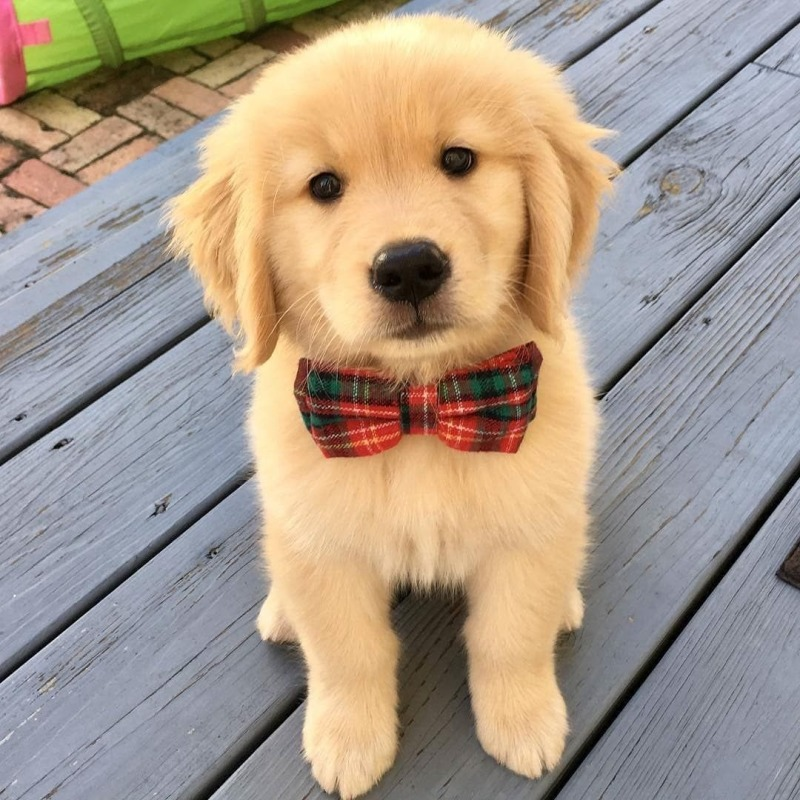
#> input picture dog3.jpg, 800 x 800 px
$ jupyter execute task04.ipynb
#> lines starting #> are read from the running program, lines starting #| are printed output that depends on the picture
<a href="https://colab.research.google.com/github/Vijaysahu454/LGM-VIP-TASK04-BL/blob/vijay/task04.ipynb" target="_parent"></a>

#**LGM VIRTUAL INTERNSHIP PROGRAM**

**BEGINNER LEVEL TASK 04-CONVERT AN IMAGE TO PENCIL SKETCH**

**DOMAIN-DATA SCIENCE**

**BY-VIJAY SAHU**

[cell 1]
import cv2
from google.colab.patches import cv2_imshow

read the original image

[cell 2]
image = cv2.imread("dog3.jpg")
#> image is the input picture: shape (800, 800, 3); mean B, G, R 138, 153, 167.6

[cell 3]
cv2_imshow(image)

CONVERT RBG IMAGE TO GREY SCALE

[cell 4]
grey_img = cv2.cvtColor(image,cv2.COLOR_BGR2GRAY)
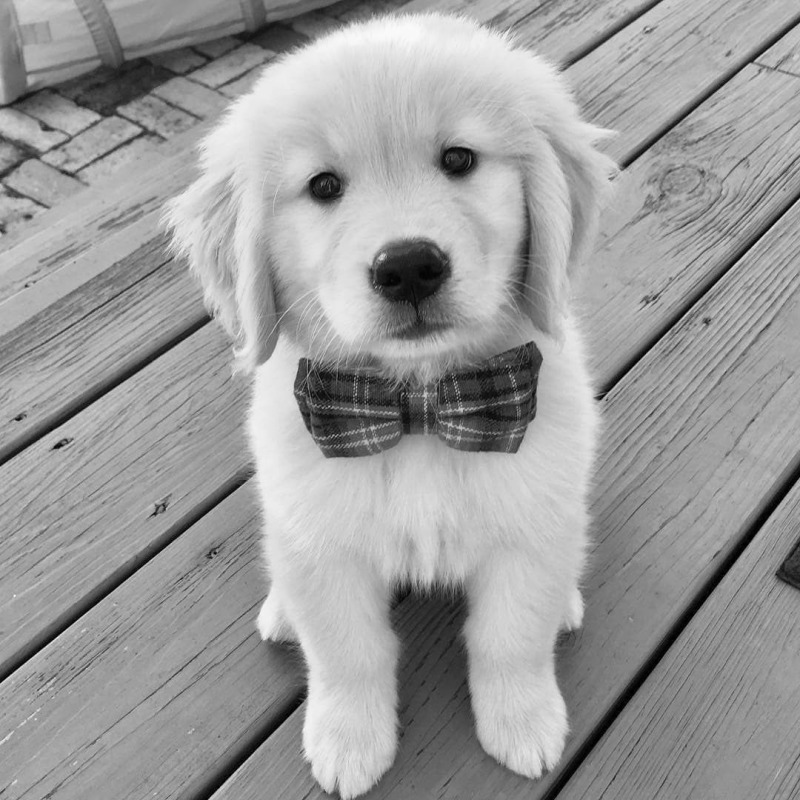
#> grey_img: shape (800, 800); min 0, max 250, mean 155.7

[cell 5]
cv2_imshow(grey_img)

INVERT THE GREYSCALE IMAGE

[cell 6]
invert = cv2.bitwise_not(grey_img)
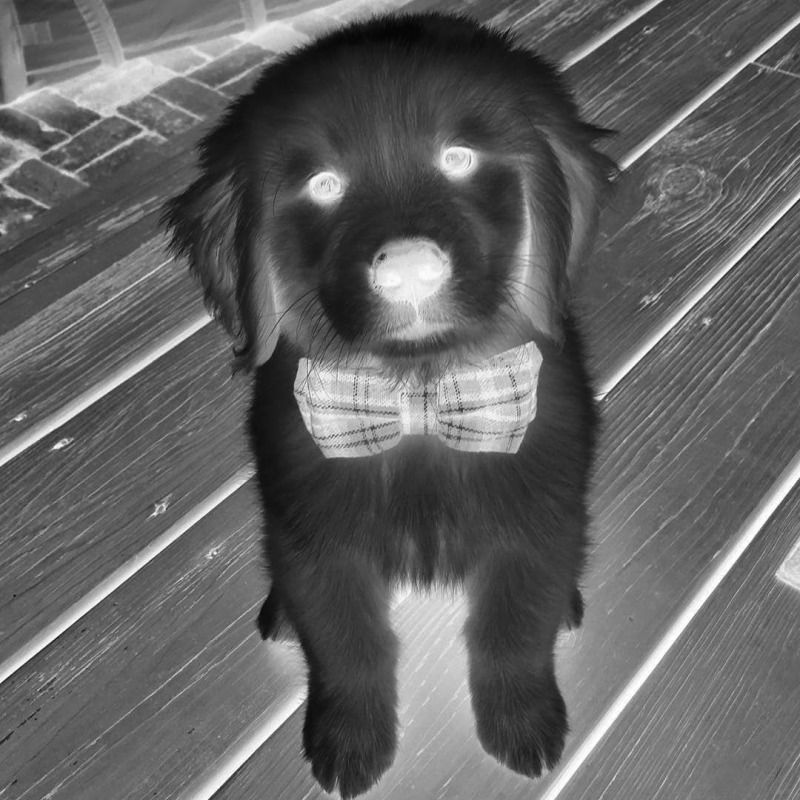
#> invert: shape (800, 800); min 5, max 255, mean 99.3

[cell 7]
cv2_imshow(invert)

apply gaussian blur

[cell 8]
blur = cv2.GaussianBlur(invert,(21,21),0)
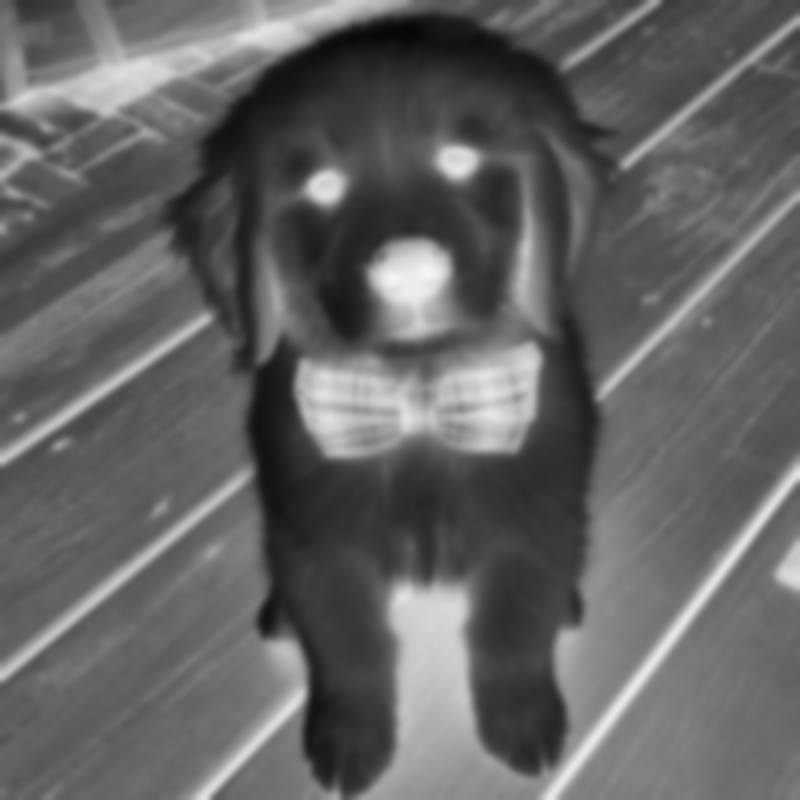
#> blur: shape (800, 800); min 7, max 246, mean 99.3

[cell 9]
cv2_imshow(blur)

BLEND THE IMAGE

[cell 10]
invertedblur = cv2.bitwise_not(blur)
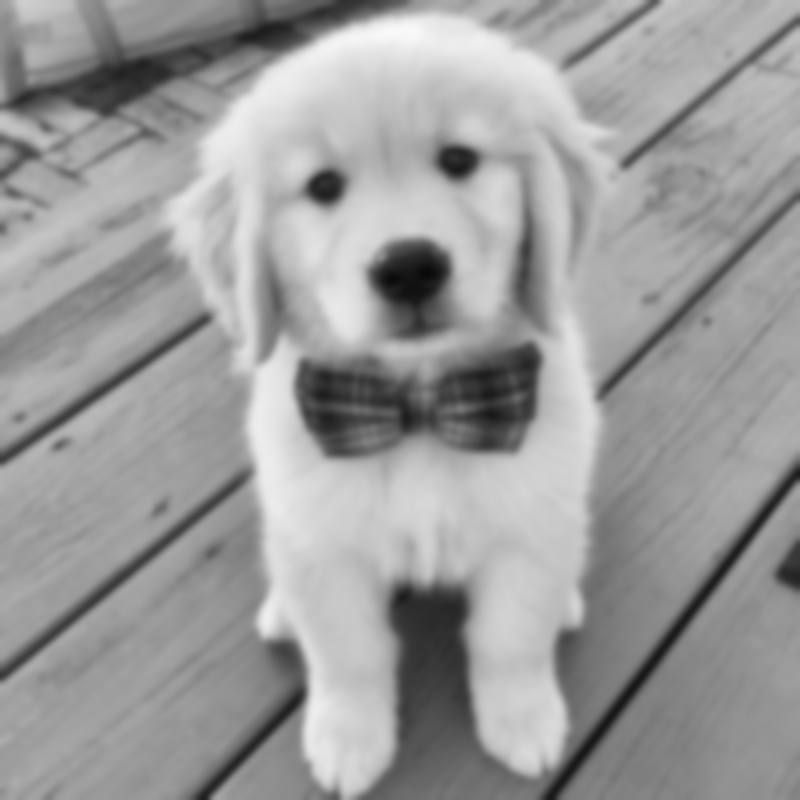
#> invertedblur: shape (800, 800); min 9, max 248, mean 155.7

[cell 11]
cv2_imshow(invertedblur)

[cell 12]
sketch = cv2.divide(grey_img,invertedblur,scale=146.0)
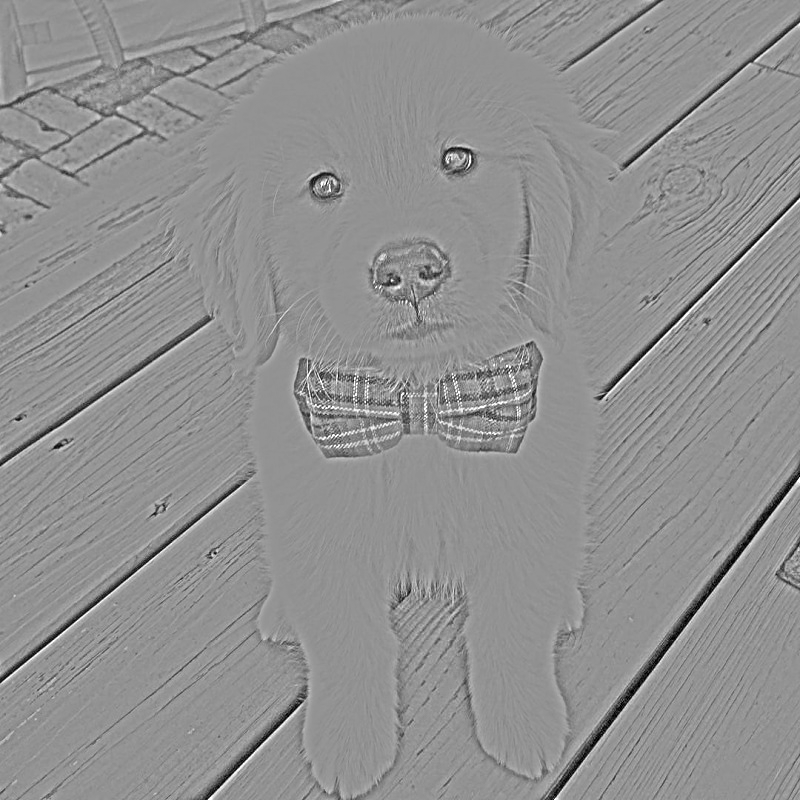
#> sketch: shape (800, 800); min 0, max 255, mean 144.7
